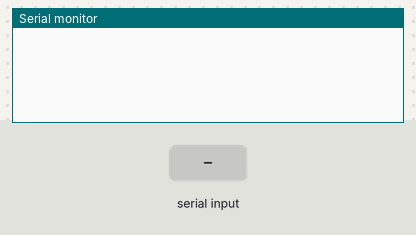
Recording of a sketch running on a simulated Arduino Uno, built with avr-gcc and run on an emulated ATmega328P. Parts: the last lines printed to the serial monitor. The test bench sets the inputs (shaded band).

Above: at 6.8 s.
6.9 s: "1" received over the second serial link
At 9.9 s:
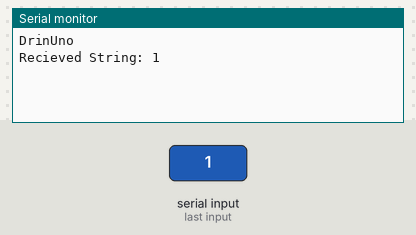
10.5 s: "0" received over the second serial link
At 12.4 s:
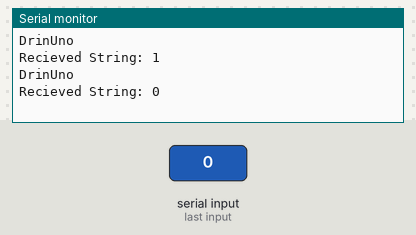
13.5 s: "2" received over the second serial link
At 16.0 s:
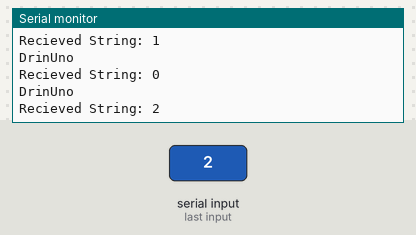

Measured:
- after the input at 6.9 s, the serial monitor: prints a new line after 2.1 s (image 1)
- after the input at 10.5 s, the serial monitor: prints a new line after 1.5 s (image 2)
- after the input at 13.5 s, the serial monitor: prints a new line after 1.5 s (image 3)

The sketch:

Uno_sending.ino
```cpp
#include <SoftwareSerial.h>
SoftwareSerial mySerial(2,3); //RX, TX

void setup() {
  Serial.begin(9600);
  mySerial.begin(9600);
}

void loop() {
  mySerial.write("Uno");
  delay(2000);

  String incomingString="";
  boolean StringReady = false;

  while (mySerial.available()){
    incomingString=mySerial.readString();
    StringReady=true;
    Serial.println("DrinUno");
  }

  if (StringReady){
    Serial.println("Recieved String: " + incomingString);
  }
}
```
